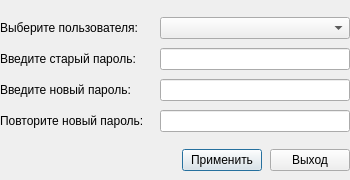
<?xml version="1.0" encoding="UTF-8"?>
<ui version="4.0">
 <class>UsersDialog</class>
 <widget class="QDialog" name="UsersDialog">
  <property name="geometry">
   <rect>
    <x>0</x>
    <y>0</y>
    <width>350</width>
    <height>180</height>
   </rect>
  </property>
  <property name="sizePolicy">
   <sizepolicy hsizetype="Minimum" vsizetype="Maximum">
    <horstretch>0</horstretch>
    <verstretch>0</verstretch>
   </sizepolicy>
  </property>
  <property name="minimumSize">
   <size>
    <width>350</width>
    <height>150</height>
   </size>
  </property>
  <property name="maximumSize">
   <size>
    <width>400</width>
    <height>180</height>
   </size>
  </property>
  <property name="windowTitle">
   <string>Пользователи</string>
  </property>
  <layout class="QVBoxLayout" name="verticalLayout">
   <property name="spacing">
    <number>0</number>
   </property>
   <property name="leftMargin">
    <number>0</number>
   </property>
   <property name="topMargin">
    <number>6</number>
   </property>
   <property name="rightMargin">
    <number>0</number>
   </property>
   <property name="bottomMargin">
    <number>0</number>
   </property>
   <item>
    <spacer name="verticalSpacer_2">
     <property name="orientation">
      <enum>Qt::Vertical</enum>
     </property>
     <property name="sizeType">
      <enum>QSizePolicy::Maximum</enum>
     </property>
     <property name="sizeHint" stdset="0">
      <size>
       <width>16</width>
       <height>2</height>
      </size>
     </property>
    </spacer>
   </item>
   <item>
    <layout class="QHBoxLayout" name="horizontalLayout">
     <item>
      <widget class="QLabel" name="l_seluser">
       <property name="sizePolicy">
        <sizepolicy hsizetype="Minimum" vsizetype="Preferred">
         <horstretch>0</horstretch>
         <verstretch>0</verstretch>
        </sizepolicy>
       </property>
       <property name="minimumSize">
        <size>
         <width>160</width>
         <height>0</height>
        </size>
       </property>
       <property name="maximumSize">
        <size>
         <width>160</width>
         <height>16777215</height>
        </size>
       </property>
       <property name="text">
        <string>Выберите пользователя:</string>
       </property>
      </widget>
     </item>
     <item>
      <widget class="QComboBox" name="cb_users"/>
     </item>
    </layout>
   </item>
   <item>
    <layout class="QHBoxLayout" name="horizontalLayout_2">
     <item>
      <widget class="QLabel" name="l_oldpass">
       <property name="sizePolicy">
        <sizepolicy hsizetype="Minimum" vsizetype="Preferred">
         <horstretch>0</horstretch>
         <verstretch>0</verstretch>
        </sizepolicy>
       </property>
       <property name="minimumSize">
        <size>
         <width>160</width>
         <height>0</height>
        </size>
       </property>
       <property name="maximumSize">
        <size>
         <width>160</width>
         <height>16777215</height>
        </size>
       </property>
       <property name="text">
        <string>Введите старый пароль:</string>
       </property>
      </widget>
     </item>
     <item>
      <widget class="QLineEdit" name="e_oldpass">
       <property name="echoMode">
        <enum>QLineEdit::Password</enum>
       </property>
      </widget>
     </item>
    </layout>
   </item>
   <item>
    <layout class="QHBoxLayout" name="horizontalLayout_3">
     <item>
      <widget class="QLabel" name="l_newpass">
       <property name="sizePolicy">
        <sizepolicy hsizetype="Minimum" vsizetype="Preferred">
         <horstretch>0</horstretch>
         <verstretch>0</verstretch>
        </sizepolicy>
       </property>
       <property name="minimumSize">
        <size>
         <width>160</width>
         <height>0</height>
        </size>
       </property>
       <property name="maximumSize">
        <size>
         <width>160</width>
         <height>16777215</height>
        </size>
       </property>
       <property name="text">
        <string>Введите новый пароль:</string>
       </property>
      </widget>
     </item>
     <item>
      <widget class="QLineEdit" name="e_newpass">
       <property name="echoMode">
        <enum>QLineEdit::Password</enum>
       </property>
      </widget>
     </item>
    </layout>
   </item>
   <item>
    <layout class="QHBoxLayout" name="horizontalLayout_4">
     <property name="spacing">
      <number>-1</number>
     </property>
     <item>
      <widget class="QLabel" name="l_rnewpass">
       <property name="sizePolicy">
        <sizepolicy hsizetype="Minimum" vsizetype="Preferred">
         <horstretch>0</horstretch>
         <verstretch>0</verstretch>
        </sizepolicy>
       </property>
       <property name="minimumSize">
        <size>
         <width>160</width>
         <height>0</height>
        </size>
       </property>
       <property name="maximumSize">
        <size>
         <width>160</width>
         <height>16777215</height>
        </size>
       </property>
       <property name="text">
        <string>Повторите новый пароль:</string>
       </property>
      </widget>
     </item>
     <item>
      <widget class="QLineEdit" name="e_rnewpass">
       <property name="echoMode">
        <enum>QLineEdit::Password</enum>
       </property>
      </widget>
     </item>
    </layout>
   </item>
   <item>
    <spacer name="verticalSpacer">
     <property name="orientation">
      <enum>Qt::Vertical</enum>
     </property>
     <property name="sizeType">
      <enum>QSizePolicy::Fixed</enum>
     </property>
     <property name="sizeHint" stdset="0">
      <size>
       <width>10</width>
       <height>8</height>
      </size>
     </property>
    </spacer>
   </item>
   <item>
    <layout class="QHBoxLayout" name="horizontalLayout_5">
     <property name="spacing">
      <number>0</number>
     </property>
     <property name="sizeConstraint">
      <enum>QLayout::SetNoConstraint</enum>
     </property>
     <item>
      <spacer name="horizontalSpacer">
       <property name="orientation">
        <enum>Qt::Horizontal</enum>
       </property>
       <property name="sizeHint" stdset="0">
        <size>
         <width>40</width>
         <height>10</height>
        </size>
       </property>
      </spacer>
     </item>
     <item>
      <widget class="QPushButton" name="b_apply">
       <property name="text">
        <string>Применить</string>
       </property>
       <property name="icon">
        <iconset resource="../res.qrc">
         <normaloff>:/images/buttons/apply.png</normaloff>:/images/buttons/apply.png</iconset>
       </property>
       <property name="flat">
        <bool>false</bool>
       </property>
      </widget>
     </item>
     <item>
      <spacer name="horizontalSpacer_2">
       <property name="orientation">
        <enum>Qt::Horizontal</enum>
       </property>
       <property name="sizeType">
        <enum>QSizePolicy::Minimum</enum>
       </property>
       <property name="sizeHint" stdset="0">
        <size>
         <width>8</width>
         <height>20</height>
        </size>
       </property>
      </spacer>
     </item>
     <item>
      <widget class="QPushButton" name="b_quit">
       <property name="text">
        <string>Выход</string>
       </property>
       <property name="icon">
        <iconset resource="../res.qrc">
         <normaloff>:/images/buttons/exit.png</normaloff>:/images/buttons/exit.png</iconset>
       </property>
      </widget>
     </item>
    </layout>
   </item>
  </layout>
 </widget>
 <resources>
  <include location="../res.qrc"/>
 </resources>
 <connections/>
</ui>
